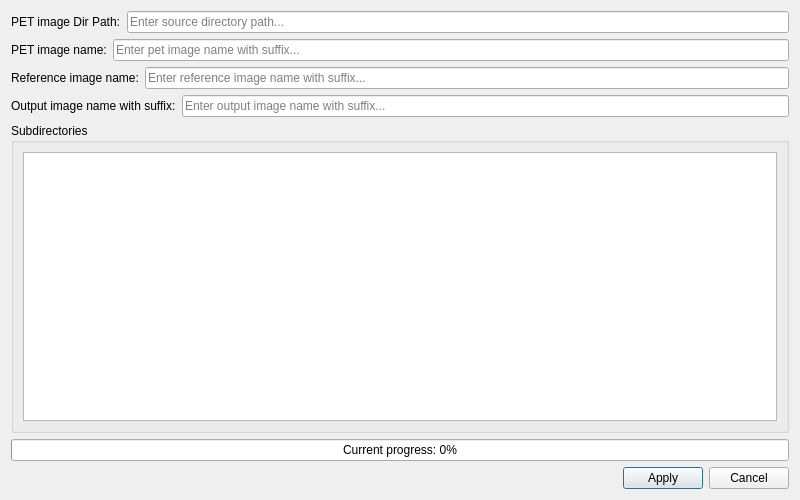
  <widget class="QDialog" name="dialog10_pet">
    <property name="geometry">
        <rect>
            <x>0</x>
            <y>0</y>
            <width>800</width>
            <height>500</height>
        </rect>
    </property>
    <property name="windowTitle">
        <string>SUVr Mapping</string>
    </property>
    <property name="modal">
        <bool>true</bool>
    </property>
    <layout class="QVBoxLayout" name="verticalLayout_dialog_pet">
        <!-- 第一行：路径输入1 -->
        <item>
            <layout class="QHBoxLayout" name="horizontalLayout_path10">
                <item>
                    <widget class="QLabel" name="label_path6">
                        <property name="text">
                            <string>PET image Dir Path:</string>
                        </property>
                    </widget>
                </item>
                <item>
                    <widget class="QLineEdit" name="lineEdit_10_1_pet">
                        <property name="placeholderText">
                            <string>Enter source directory path...</string>
                        </property>
                        <property name="minimumWidth">
                            <number>200</number>
                        </property>
                        <property name="maximumWidth">
                            <number>600</number>
                        </property>
                    </widget>
                </item>
            </layout>
        </item>
        
        <!-- 第二行：PET的文件名 -->
        <item>
            <layout class="QHBoxLayout" name="horizontalLayout_path2_pet">
                <item>
                    <widget class="QLabel" name="label_path2">
                        <property name="text">
                            <string>PET image name:</string>
                        </property>
                    </widget>
                </item>
                <item>
                    <widget class="QLineEdit" name="lineEdit_10_2_pet">
                        <property name="placeholderText">
                            <string>Enter pet image name with suffix...</string>
                        </property>
                        <property name="minimumWidth">
                            <number>200</number>
                        </property>
                        <property name="maximumWidth">
                            <number>600</number>
                        </property>
                    </widget>
                </item>
            </layout>
        </item>

        <!-- 第三行：参考图像路径 -->
        <item>
            <layout class="QHBoxLayout" name="horizontalLayout_path3_pet">
                <item>
                    <widget class="QLabel" name="label_path3">
                        <property name="text">
                            <string>Reference image name:</string>
                        </property>
                    </widget>
                </item>
                <item>
                    <widget class="QLineEdit" name="lineEdit_10_3_pet">
                        <property name="placeholderText">
                            <string>Enter reference image name with suffix...</string>
                        </property>
                        <property name="minimumWidth">
                            <number>200</number>
                        </property>
                        <property name="maximumWidth">
                            <number>600</number>
                        </property>
                    </widget>
                </item>
            </layout>
        </item>

        <!-- 第四行：输出的文件名 -->
        <item>
            <layout class="QHBoxLayout" name="horizontalLayout_path4_pet">
                <item>
                    <widget class="QLabel" name="label_path4">
                        <property name="text">
                            <string>Output image name with suffix:</string>
                        </property>
                    </widget>
                </item>
                <item>
                    <widget class="QLineEdit" name="lineEdit_10_4_pet">
                        <property name="placeholderText">
                            <string>Enter output image name with suffix...</string>
                        </property>
                        <property name="minimumWidth">
                            <number>200</number>
                        </property>
                        <property name="maximumWidth">
                            <number>600</number>
                        </property>
                    </widget>
                </item>
            </layout>
        </item>
        
        <!-- 第五行：带滚动条的显示框 -->
        <item>
            <widget class="QGroupBox" name="groupBox_display10_pet">
                <property name="title">
                    <string>Subdirectories</string>
                </property>
                <layout class="QVBoxLayout" name="verticalLayout_display">
                    <item>
                        <widget class="QTextEdit" name="textEdit_display10_pet">
                            <property name="readOnly">
                                <bool>true</bool>
                            </property>
                            <property name="lineWrapMode">
                                <enum>QTextEdit::NoWrap</enum>
                            </property>
                        </widget>
                    </item>
                </layout>
            </widget>
        </item>

        <!-- 第六行：进度条 -->
        <item>
            <widget class="QProgressBar" name="progressBar10_pet">
                <property name="minimum">
                <number>0</number>
                </property>
                <property name="maximum">
                <number>100</number>
                </property>
                <property name="value">
                <number>0</number>
                </property>
                <property name="textVisible">
                <bool>true</bool>
                </property>
                <property name="format">
                <string>Current progress: %p%</string>
                </property>
            </widget>
        </item>
        
        <!-- 第七行：按钮 -->
        <item>
            <layout class="QHBoxLayout" name="horizontalLayout_buttons10_pet">
                <item>
                    <spacer name="horizontalSpacer6_pet">
                        <property name="orientation">
                            <enum>Qt::Horizontal</enum>
                        </property>
                        <property name="sizeHint" stdset="0">
                            <size>
                                <width>40</width>
                                <height>20</height>
                            </size>
                        </property>
                    </spacer>
                </item>
                <item>
                    <widget class="QPushButton" name="applyButton10_pet">
                        <property name="text">
                            <string>Apply</string>
                        </property>
                    </widget>
                </item>
                <item>
                    <widget class="QPushButton" name="cancelButton10_pet">
                        <property name="text">
                            <string>Cancel</string>
                        </property>
                    </widget>
                </item>
            </layout>
        </item>
    </layout>
  </widget>
